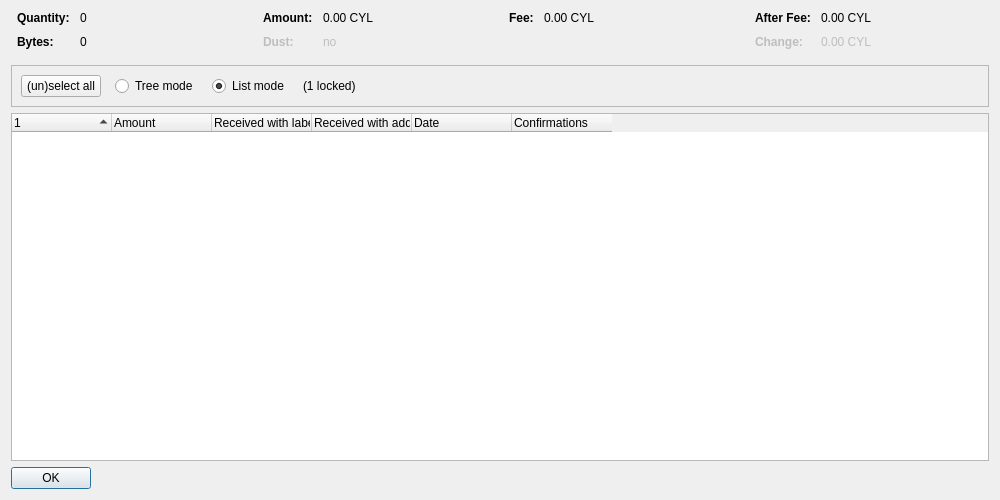
<?xml version="1.0" encoding="UTF-8"?>
<ui version="4.0">
 <class>CoinControlDialog</class>
 <widget class="QDialog" name="CoinControlDialog">
  <property name="geometry">
   <rect>
    <x>0</x>
    <y>0</y>
    <width>1000</width>
    <height>500</height>
   </rect>
  </property>
  <property name="windowTitle">
   <string>Coin Selection</string>
  </property>
  <layout class="QVBoxLayout" name="verticalLayout">
   <item>
    <layout class="QHBoxLayout" name="horizontalLayoutTop" stretch="0,0,0,0">
     <property name="topMargin">
      <number>0</number>
     </property>
     <property name="bottomMargin">
      <number>10</number>
     </property>
     <item>
      <layout class="QFormLayout" name="formLayoutCoinControl1">
       <property name="horizontalSpacing">
        <number>10</number>
       </property>
       <property name="verticalSpacing">
        <number>10</number>
       </property>
       <property name="leftMargin">
        <number>6</number>
       </property>
       <property name="rightMargin">
        <number>6</number>
       </property>
       <item row="0" column="0">
        <widget class="QLabel" name="labelCoinControlQuantityText">
         <property name="font">
          <font>
           <weight>75</weight>
           <bold>true</bold>
          </font>
         </property>
         <property name="text">
          <string>Quantity:</string>
         </property>
        </widget>
       </item>
       <item row="0" column="1">
        <widget class="QLabel" name="labelCoinControlQuantity">
         <property name="cursor">
          <cursorShape>IBeamCursor</cursorShape>
         </property>
         <property name="contextMenuPolicy">
          <enum>Qt::ActionsContextMenu</enum>
         </property>
         <property name="text">
          <string notr="true">0</string>
         </property>
         <property name="textInteractionFlags">
          <set>Qt::LinksAccessibleByMouse|Qt::TextSelectableByKeyboard|Qt::TextSelectableByMouse</set>
         </property>
        </widget>
       </item>
       <item row="1" column="0">
        <widget class="QLabel" name="labelCoinControlBytesText">
         <property name="font">
          <font>
           <weight>75</weight>
           <bold>true</bold>
          </font>
         </property>
         <property name="text">
          <string>Bytes:</string>
         </property>
        </widget>
       </item>
       <item row="1" column="1">
        <widget class="QLabel" name="labelCoinControlBytes">
         <property name="cursor">
          <cursorShape>IBeamCursor</cursorShape>
         </property>
         <property name="contextMenuPolicy">
          <enum>Qt::ActionsContextMenu</enum>
         </property>
         <property name="text">
          <string notr="true">0</string>
         </property>
         <property name="textInteractionFlags">
          <set>Qt::LinksAccessibleByMouse|Qt::TextSelectableByKeyboard|Qt::TextSelectableByMouse</set>
         </property>
        </widget>
       </item>
      </layout>
     </item>
     <item>
      <layout class="QFormLayout" name="formLayoutCoinControl2">
       <property name="horizontalSpacing">
        <number>10</number>
       </property>
       <property name="verticalSpacing">
        <number>10</number>
       </property>
       <property name="leftMargin">
        <number>6</number>
       </property>
       <property name="rightMargin">
        <number>6</number>
       </property>
       <item row="0" column="0">
        <widget class="QLabel" name="labelCoinControlAmountText">
         <property name="font">
          <font>
           <weight>75</weight>
           <bold>true</bold>
          </font>
         </property>
         <property name="text">
          <string>Amount:</string>
         </property>
        </widget>
       </item>
       <item row="0" column="1">
        <widget class="QLabel" name="labelCoinControlAmount">
         <property name="cursor">
          <cursorShape>IBeamCursor</cursorShape>
         </property>
         <property name="contextMenuPolicy">
          <enum>Qt::ActionsContextMenu</enum>
         </property>
         <property name="text">
          <string notr="true">0.00 CYL</string>
         </property>
         <property name="textInteractionFlags">
          <set>Qt::LinksAccessibleByMouse|Qt::TextSelectableByKeyboard|Qt::TextSelectableByMouse</set>
         </property>
        </widget>
       </item>
       <item row="1" column="0">
        <widget class="QLabel" name="labelCoinControlLowOutputText">
         <property name="enabled">
          <bool>false</bool>
         </property>
         <property name="font">
          <font>
           <weight>75</weight>
           <bold>true</bold>
          </font>
         </property>
         <property name="text">
          <string>Dust:</string>
         </property>
        </widget>
       </item>
       <item row="1" column="1">
        <widget class="QLabel" name="labelCoinControlLowOutput">
         <property name="enabled">
          <bool>false</bool>
         </property>
         <property name="cursor">
          <cursorShape>IBeamCursor</cursorShape>
         </property>
         <property name="contextMenuPolicy">
          <enum>Qt::ActionsContextMenu</enum>
         </property>
         <property name="text">
          <string notr="true">no</string>
         </property>
         <property name="textInteractionFlags">
          <set>Qt::LinksAccessibleByMouse|Qt::TextSelectableByKeyboard|Qt::TextSelectableByMouse</set>
         </property>
        </widget>
       </item>
      </layout>
     </item>
     <item>
      <layout class="QFormLayout" name="formLayoutCoinControl3">
       <property name="horizontalSpacing">
        <number>10</number>
       </property>
       <property name="verticalSpacing">
        <number>10</number>
       </property>
       <property name="leftMargin">
        <number>6</number>
       </property>
       <property name="rightMargin">
        <number>6</number>
       </property>
       <item row="0" column="0">
        <widget class="QLabel" name="labelCoinControlFeeText">
         <property name="font">
          <font>
           <weight>75</weight>
           <bold>true</bold>
          </font>
         </property>
         <property name="text">
          <string>Fee:</string>
         </property>
        </widget>
       </item>
       <item row="0" column="1">
        <widget class="QLabel" name="labelCoinControlFee">
         <property name="cursor">
          <cursorShape>IBeamCursor</cursorShape>
         </property>
         <property name="contextMenuPolicy">
          <enum>Qt::ActionsContextMenu</enum>
         </property>
         <property name="text">
          <string notr="true">0.00 CYL</string>
         </property>
         <property name="textInteractionFlags">
          <set>Qt::LinksAccessibleByMouse|Qt::TextSelectableByKeyboard|Qt::TextSelectableByMouse</set>
         </property>
        </widget>
       </item>
      </layout>
     </item>
     <item>
      <layout class="QFormLayout" name="formLayoutCoinControl4">
       <property name="horizontalSpacing">
        <number>10</number>
       </property>
       <property name="verticalSpacing">
        <number>10</number>
       </property>
       <property name="leftMargin">
        <number>6</number>
       </property>
       <property name="rightMargin">
        <number>6</number>
       </property>
       <item row="0" column="0">
        <widget class="QLabel" name="labelCoinControlAfterFeeText">
         <property name="font">
          <font>
           <weight>75</weight>
           <bold>true</bold>
          </font>
         </property>
         <property name="text">
          <string>After Fee:</string>
         </property>
        </widget>
       </item>
       <item row="0" column="1">
        <widget class="QLabel" name="labelCoinControlAfterFee">
         <property name="cursor">
          <cursorShape>IBeamCursor</cursorShape>
         </property>
         <property name="contextMenuPolicy">
          <enum>Qt::ActionsContextMenu</enum>
         </property>
         <property name="text">
          <string notr="true">0.00 CYL</string>
         </property>
         <property name="textInteractionFlags">
          <set>Qt::LinksAccessibleByMouse|Qt::TextSelectableByKeyboard|Qt::TextSelectableByMouse</set>
         </property>
        </widget>
       </item>
       <item row="1" column="0">
        <widget class="QLabel" name="labelCoinControlChangeText">
         <property name="enabled">
          <bool>false</bool>
         </property>
         <property name="font">
          <font>
           <weight>75</weight>
           <bold>true</bold>
          </font>
         </property>
         <property name="text">
          <string>Change:</string>
         </property>
        </widget>
       </item>
       <item row="1" column="1">
        <widget class="QLabel" name="labelCoinControlChange">
         <property name="enabled">
          <bool>false</bool>
         </property>
         <property name="cursor">
          <cursorShape>IBeamCursor</cursorShape>
         </property>
         <property name="contextMenuPolicy">
          <enum>Qt::ActionsContextMenu</enum>
         </property>
         <property name="text">
          <string notr="true">0.00 CYL</string>
         </property>
         <property name="textInteractionFlags">
          <set>Qt::LinksAccessibleByMouse|Qt::TextSelectableByKeyboard|Qt::TextSelectableByMouse</set>
         </property>
        </widget>
       </item>
      </layout>
     </item>
    </layout>
   </item>
   <item>
    <widget class="QFrame" name="frame">
     <property name="minimumSize">
      <size>
       <width>0</width>
       <height>40</height>
      </size>
     </property>
     <property name="frameShape">
      <enum>QFrame::StyledPanel</enum>
     </property>
     <property name="frameShadow">
      <enum>QFrame::Sunken</enum>
     </property>
     <layout class="QHBoxLayout" name="horizontalLayout">
      <item>
       <layout class="QHBoxLayout" name="horizontalLayoutPanel" stretch="0,0,0,0,0">
        <property name="spacing">
         <number>14</number>
        </property>
        <item>
         <widget class="QPushButton" name="pushButtonSelectAll">
          <property name="sizePolicy">
           <sizepolicy hsizetype="Maximum" vsizetype="Fixed">
            <horstretch>0</horstretch>
            <verstretch>0</verstretch>
           </sizepolicy>
          </property>
          <property name="text">
           <string>(un)select all</string>
          </property>
          <property name="autoDefault">
           <bool>false</bool>
          </property>
         </widget>
        </item>
        <item>
         <widget class="QRadioButton" name="radioTreeMode">
          <property name="sizePolicy">
           <sizepolicy hsizetype="Maximum" vsizetype="Fixed">
            <horstretch>0</horstretch>
            <verstretch>0</verstretch>
           </sizepolicy>
          </property>
          <property name="text">
           <string>Tree mode</string>
          </property>
         </widget>
        </item>
        <item>
         <widget class="QRadioButton" name="radioListMode">
          <property name="sizePolicy">
           <sizepolicy hsizetype="Maximum" vsizetype="Fixed">
            <horstretch>0</horstretch>
            <verstretch>0</verstretch>
           </sizepolicy>
          </property>
          <property name="text">
           <string>List mode</string>
          </property>
          <property name="checked">
           <bool>true</bool>
          </property>
         </widget>
        </item>
        <item>
         <widget class="QLabel" name="labelLocked">
          <property name="text">
           <string notr="true">(1 locked)</string>
          </property>
         </widget>
        </item>
        <item>
         <spacer name="horizontalSpacer">
          <property name="orientation">
           <enum>Qt::Horizontal</enum>
          </property>
          <property name="sizeHint" stdset="0">
           <size>
            <width>40</width>
            <height>20</height>
           </size>
          </property>
         </spacer>
        </item>
       </layout>
      </item>
     </layout>
    </widget>
   </item>
   <item>
    <widget class="CoinControlTreeWidget" name="treeWidget">
     <property name="contextMenuPolicy">
      <enum>Qt::CustomContextMenu</enum>
     </property>
     <property name="sortingEnabled">
      <bool>false</bool>
     </property>
     <property name="columnCount">
      <number>6</number>
     </property>
     <attribute name="headerShowSortIndicator" stdset="0">
      <bool>true</bool>
     </attribute>
     <attribute name="headerStretchLastSection">
      <bool>false</bool>
     </attribute>
     <column>
      <property name="text">
       <string/>
      </property>
     </column>
     <column>
      <property name="text">
       <string>Amount</string>
      </property>
     </column>
     <column>
      <property name="text">
       <string>Received with label</string>
      </property>
     </column>
     <column>
      <property name="text">
       <string>Received with address</string>
      </property>
     </column>
     <column>
      <property name="text">
       <string>Date</string>
      </property>
     </column>
     <column>
      <property name="text">
       <string>Confirmations</string>
      </property>
      <property name="toolTip">
       <string>Confirmed</string>
      </property>
     </column>
     <column>
      <property name="text">
       <string/>
      </property>
     </column>
     <column>
      <property name="text">
       <string/>
      </property>
     </column>
     <column>
      <property name="text">
       <string/>
      </property>
     </column>
     <column>
      <property name="text">
       <string/>
      </property>
     </column>
    </widget>
   </item>
   <item>
    <widget class="QDialogButtonBox" name="buttonBox">
     <property name="sizePolicy">
      <sizepolicy hsizetype="Maximum" vsizetype="Fixed">
       <horstretch>0</horstretch>
       <verstretch>0</verstretch>
      </sizepolicy>
     </property>
     <property name="orientation">
      <enum>Qt::Horizontal</enum>
     </property>
     <property name="standardButtons">
      <set>QDialogButtonBox::Ok</set>
     </property>
    </widget>
   </item>
  </layout>
 </widget>
 <customwidgets>
  <customwidget>
   <class>CoinControlTreeWidget</class>
   <extends>QTreeWidget</extends>
   <header>qt/coincontroltreewidget.h</header>
  </customwidget>
 </customwidgets>
 <resources/>
 <connections/>
</ui>
